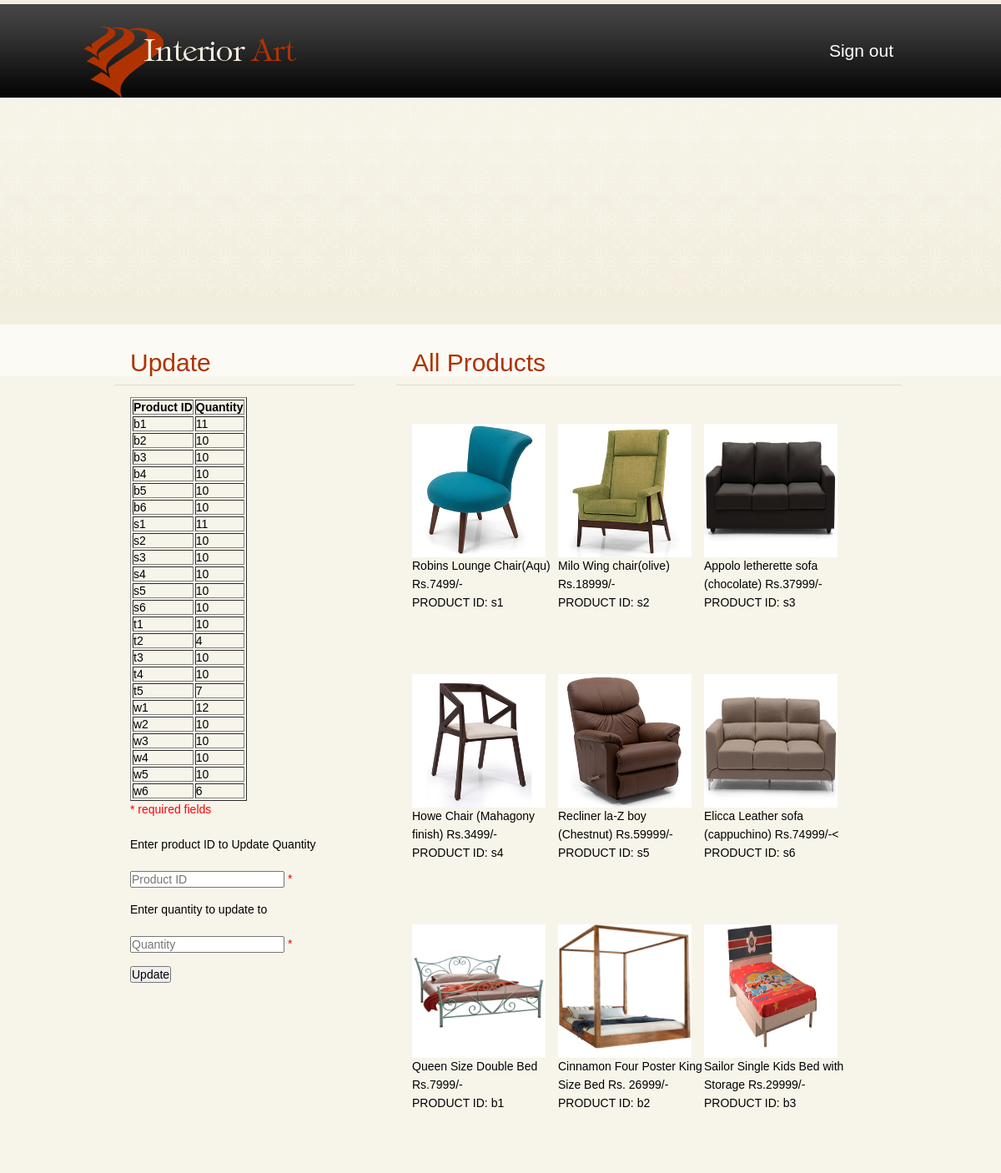
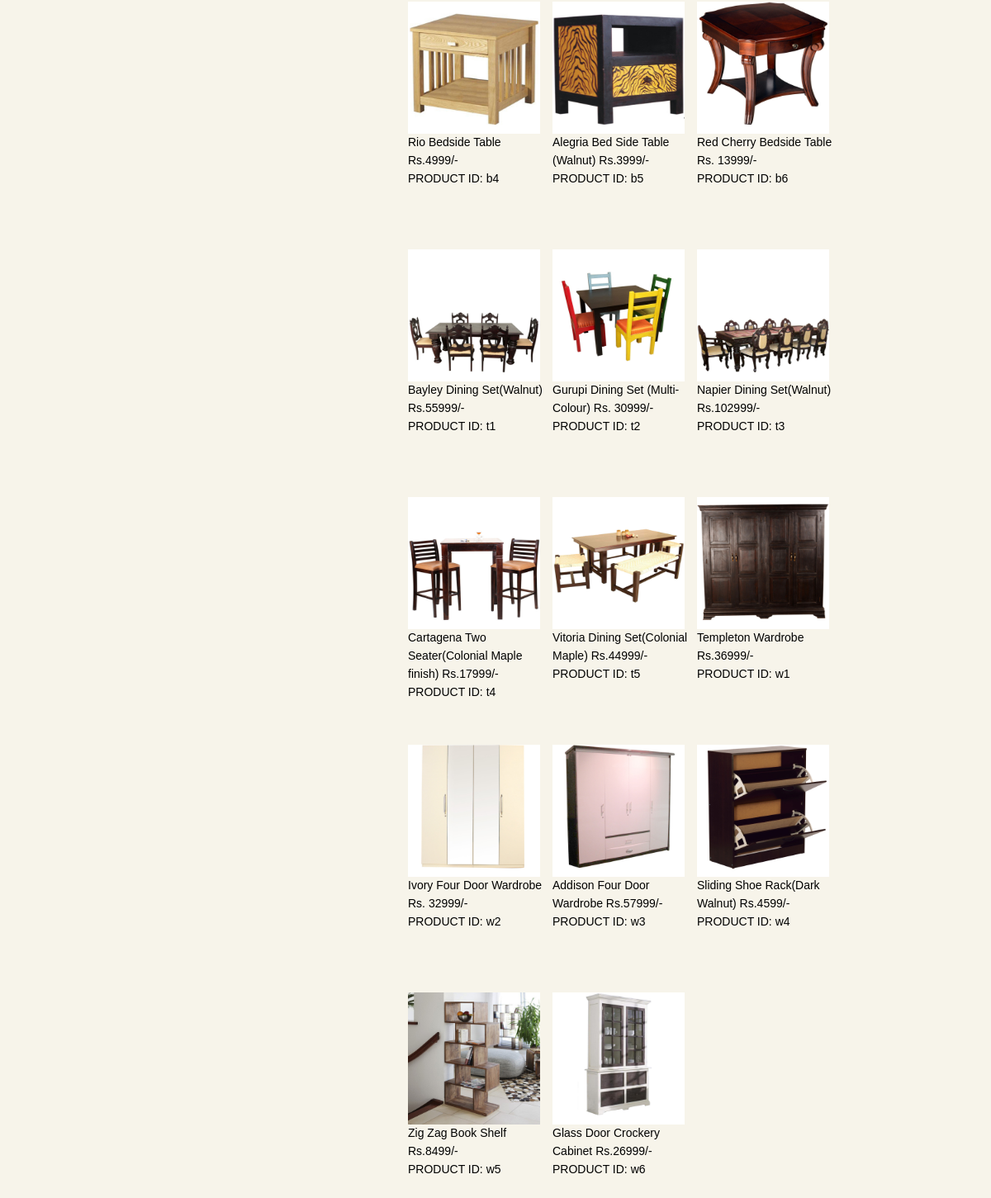
The app's page /adminpage.php with its own data (2 pictures, top to bottom).
### tables this page shows
CREATE TABLE IF NOT EXISTS `product` (
  `product_ID` varchar(5) NOT NULL,
  `name` varchar(50) NOT NULL,
  `unitprice` int(2) NOT NULL,
  `quantity` int(1) NOT NULL,
  `description` varchar(50) default NULL,
  PRIMARY KEY  (`product_ID`)
);

### adminpage.php (the view, shortened to what this page needs)
<!DOCTYPE html >
<html>
<head>
<link href="style.css" rel="stylesheet" type="text/css" />
<link href="layout.css" rel="stylesheet" type="text/css" />
</head>
<body id="page1">
<div class="tail-bottom">
  <div id="header">
    <div class="row-1">
      <div class="fleft"><a href="index.html"><img src="images/logo.gif" alt="" /></a></div>
      <div class="fright">
       <ul>
          <li><a href="logout.php" ><em><b>Sign out</b></em></a></li>
        </ul>
      </div>
    </div>
  </div>
  <div id="content">
    <div class="tail-middle2">
      <div class="row-2">
        <div class="indent3">
          <div class="container">
            <div class="col-1">
              <h3><b>Update</b></h3>
<?php
$productIDErr = $quantityErr =$Err= "";
$servername = "localhost";
$username = "root";
$password = "root";
$dbname="my";
$conn = new mysqli($servername, $username, $password,$dbname);
$query="SELECT product_ID,quantity FROM product";
$result = mysqli_query($conn,$query);
    echo "<table border='1'><tr><th>Product ID</th><th>Quantity</th></tr>";
while($row    = mysqli_fetch_assoc($result))
  {
  echo "<tr>";
  echo "<td>" . $row['product_ID'] . "</td>";
  echo "<td>" . $row['quantity'] . "</td>";
  echo "</tr>";
  }
echo "</table>";
?>
			  <p><span class="error">* required fields</span></p>
              <p>Enter product ID to Update Quantity</p>
<form method="post" action="<?php echo htmlspecialchars($_SERVER["PHP_SELF"]);?>">
   <input type="text" placeholder="Product ID" name="productID">
   <span class="error">*<?php echo $productIDErr;?></span>
   <br><br>
  <p>Enter quantity to update to</p>
   <input type="number" placeholder="Quantity" name="quantity">
   <span class="error">*<?php echo $quantityErr;?></span>
   <br><br>
  <input type="submit" name="submit" value="Update">
</form>
            </div>
            <div class="col-2">
              <h3><b>All Products</b></h3>
              <div class="indent2">
				<link href="grid-style.css" rel="stylesheet" type="text/css" />
				 <div class="grid">
					<br><br>
						<div id="c1"><img src="images/s1.jpg" alt="Robins Lounge Chair (Aqu) 7499" style="width:160px;height:160px"><br>
						<p>Robins Lounge Chair(Aqu)     Rs.7499/-<br>PRODUCT ID: s1<br></p><br><br></div>
						<div id="c2"><img src="images/s2.jpg" alt="milo Wing chair (olive) 18999" style="width:160px;height:160px"><br>
						<p>Milo Wing chair(olive)   Rs.18999/-<br>PRODUCT ID: s2</p><br><br></div>
						<div id="c3"><img src="images/s3.jpg" alt="Appolo letherette sofa(chocolate) 37999" style="width:160px;height:160px"><br>
						<p>Appolo letherette sofa (chocolate)     Rs.37999/-<br>PRODUCT ID: s3</p><br><br></div>
						<div id="c4"><img src="images/s4.jpg" alt="Howe Chair (Mahagony finish) 3999" style="width:160px;height:160px"><br>
						<p>Howe Chair (Mahagony finish)   Rs.3499/-<br>PRODUCT ID: s4</p><br><br></div>
						<div id="c5"><img src="images/s5.jpg" alt="Recliner la-Z boy (Chestnut) 59999" style="width:160px;height:160px"><br>
						<p>Recliner la-Z boy (Chestnut)    Rs.59999/-<br>PRODUCT ID: s5</p><br><br></div>
						<div id="c6"><img src="images/s6.jpg" alt="Elicca Leather sofa(cappuchino) 74999" style="width:160px;height:160px"><br>
						<p>Elicca Leather sofa (cappuchino)  Rs.74999/-<<br>PRODUCT ID: s6</p><br><br></div>
                        <div id="c1"><img src="images/5.jpg" alt="Queen Size Double Bed 7999" style="width:160px;height:160px"><br>
						<p>Queen Size Double Bed   Rs.7999/-<br>PRODUCT ID: b1</p><br><br></div>
						<div id="c2"><img src="images/3.jpg" alt="Cinnamon Four Poster King Size Bed 26999" style="width:160px;height:160px"><br>
						<p>Cinnamon Four Poster King Size Bed  Rs. 26999/-<br>PRODUCT ID: b2</p><br><br></div>
						<div id="c3"><img src="images/4.jpg" alt="Sailor Single Kids Bed with Storage  29999" style="width:160px;height:160px"><br>
						<p>Sailor Single Kids Bed with Storage  Rs.29999/-<br>PRODUCT ID: b3</p><br><br></div>
						<div id="c4"><img src="images/bs1.jpg" alt="Rio Bedside Tab 4999" style="width:160px;height:160px"><br>
						<p>Rio Bedside Table  <br>  Rs.4999/-<br>PRODUCT ID: b4</p><br><br></div>
                        <div id="c5"><img src="images/bs2.jpg" alt="Alegria Bed Side Table(Walnut) 3999" style="width:160px;height:160px"><br>
						<p>Alegria Bed Side Table<br>(Walnut)   Rs.3999/-<br>PRODUCT ID: b5</p><br><br></div>
						<div id="c6"><img src="images/bs3.jpg" alt="Tina Solidwood Bedside Table 10999" style="width:160px;height:160px"><br>
						<p>Red Cherry Bedside Table <br> Rs. 13999/-<br>PRODUCT ID: b6</p><br><br></div>
                         <div id="c1"><img src="images/d1.jpg" alt="Bayley Dining Set(Walnut) 55999" style="width:160px;height:160px"><br>
						<p>Bayley Dining Set(Walnut)  Rs.55999/-<br>PRODUCT ID: t1</p><br><br></div>
						<div id="c2"><img src="images/d2.jpg" alt="Gurupi Dining Set (Multi-Colour) 30999" style="width:160px;height:160px"><br>
						<p>Gurupi Dining Set (Multi-Colour) Rs. 30999/-<br>PRODUCT ID: t2</p><br><br></div>
						<div id="c3"><img src="images/d3.jpg" alt="Napier Dining Set(Walnut) 102999" style="width:160px;height:160px"><br>
						<p>Napier Dining Set(Walnut) Rs.102999/-<br>PRODUCT ID: t3</p><br><br></div>
						<div id="c4"><img src="images/d4.jpg" alt="Cartagena Two Seater(Colonial Maple finish) 17999" style="width:160px;height:160px"><br>
						<p>Cartagena Two Seater(Colonial Maple finish)  Rs.17999/-<br>PRODUCT ID: t4</p><br><br></div>
						<div id="c5"><img src="images/d5.jpg" alt="Vitoria Dining Set(Colonial Maple) 44999" style="width:160px;height:160px"><br>
						<p>Vitoria Dining Set(Colonial Maple) Rs.44999/-<br>PRODUCT ID: t5</p><br><br></div>
						<div id="c1"><img src="images/w1.jpg" alt="Templeton Wardrobe 36999" style="width:160px;height:160px"><br>
						<p>Templeton Wardrobe Rs.36999/-<br>PRODUCT ID: w1</p><br><br></div>
						<div id="c2"><img src="images/w2.jpg" alt="Ivory Four Door Wardrobe 32999" style="width:160px;height:160px"><br>
						<p>Ivory Four Door Wardrobe  Rs. 32999/-<br>PRODUCT ID: w2</p><br><br></div>
						<div id="c3"><img src="images/w3.jpg" alt="Addison Four Door Wardrobe 57999" style="width:160px;height:160px"><br>
						<p>Addison Four Door Wardrobe Rs.57999/-<br>PRODUCT ID: w3</p><br><br></div>
						<div id="c4"><img src="images/st3.jpg" alt="Sliding Shoe Rack(Dark Walnut) 4599" style="width:160px;height:160px"><br>
						<p>Sliding Shoe Rack(Dark Walnut) Rs.4599/-<br>PRODUCT ID: w4</p><br><br></div>
						<div id="c5"><img src="images/st4.jpg" alt="Zig Zag Book Shelf 8499" style="width:160px;height:160px"><br>
						<p>Zig Zag Book Shelf  Rs.8499/-<br>PRODUCT ID: w5</p><br><br></div>
						<div id="c6"><img src="images/st5.jpg" alt="Glass Door Crockery Cabinet 26999" style="width:160px;height:160px"><br>
						<p>Glass Door Crockery Cabinet Rs.26999/-<br>PRODUCT ID: w6</p><br><br></div>
                   </div>
				 </div>
            </div>
        </div>
    </div>
  </body>
  </html>

### style.css (style rules this page uses)
* { margin:0;padding:0 }
html { min-width:1000px }
body { background:url(images/tail-top.gif) repeat-x center 5px #f7f4ea;font-family:Arial,Helvetica,sans-serif;font-size:100%;line-height:1em;color:#000;min-width:1000px;border-top:5px solid #f2eddd }
input, textarea, select { font-family:Arial,Helvetica,sans-serif;font-size:1em;vertical-align:middle;font-weight:normal }
p { margin:0;padding:0 }
img { border:0;vertical-align:top;text-align:left }
ul, ol { list-style:none }
.fleft { float:left }
.fright { float:right }
.container { width:100% }
.tail-middle2 { background:#fbfaf5 }
.tail-bottom { background:url(images/tail-bottom.gif) left bottom repeat-x }
p { line-height:1.57em;margin-bottom:20px }
a { color:#af3300;outline:none }
h3 { font-size:30px;line-height:1.2em;border-bottom:1px solid #dedbd3;margin:0 0 14px 0;padding:0 0 8px 19px;position:relative;left:-19px }
h3 span, h3 b { color:#af3300 }
h3 b { font-weight:normal }
#header .row-1 { height:112px;width:100%;overflow:hidden }
#header .row-1 .fleft { padding-top:27px }
#header .row-1 .fright { padding-top:38px }
#header .row-1 .fright ul li { font-size:21px;line-height:1.2em;float:left;margin-left:1px }
#header .row-1 .fright ul li a { display:block;color:#fff;text-decoration:none }
#header .row-1 .fright ul li a em { display:block }
#header .row-1 .fright ul li a b { display:block;font-style:normal;font-weight:normal;padding:5px 29px 5px 29px }
#content .indent2 { padding-right:25px }
#content .indent3 { padding:28px 0 34px 56px }

### layout.css (style rules this page uses)
#header { height:384px;position:relative }
#header, #content .row-1, #content .row-2, #content .row-3, #footer { font-size:0.875em;width:1000px;margin:0 auto }
.col-1, .col-2, .col-3, .col-4 { float:left }
#content .row-2 .col-1 { width:288px;margin-right:50px }
#content .row-2 .col-2 { width:606px }

### grid-style.css (style rules this page uses)
#c1,#c2,#c3,#c4,#c5,#c6 { width: 175px; height: 300px; float:left; }

### adminpage.php (style rules this page uses)
.error { color: #FF0000; }

### records on screen
product: product_ID "b1", quantity "11"
product: product_ID "b2", quantity "10"
product: product_ID "b3", quantity "10"
product: product_ID "b4", quantity "10"
product: product_ID "b5", quantity "10"
product: product_ID "b6", quantity "10"
product: product_ID "s1", quantity "11"
product: product_ID "s2", quantity "10"
product: product_ID "s3", quantity "10"
product: product_ID "s4", quantity "10"
product: product_ID "s5", quantity "10"
product: product_ID "s6", quantity "10"
product: product_ID "t1", quantity "10"
product: product_ID "t2", quantity "4"
product: product_ID "t3", quantity "10"
product: product_ID "t4", quantity "10"
product: product_ID "t5", quantity "7"
product: product_ID "w1", quantity "12"
product: product_ID "w2", quantity "10"
product: product_ID "w3", quantity "10"
product: product_ID "w4", quantity "10"
product: product_ID "w5", quantity "10"
product: product_ID "w6", quantity "6"
